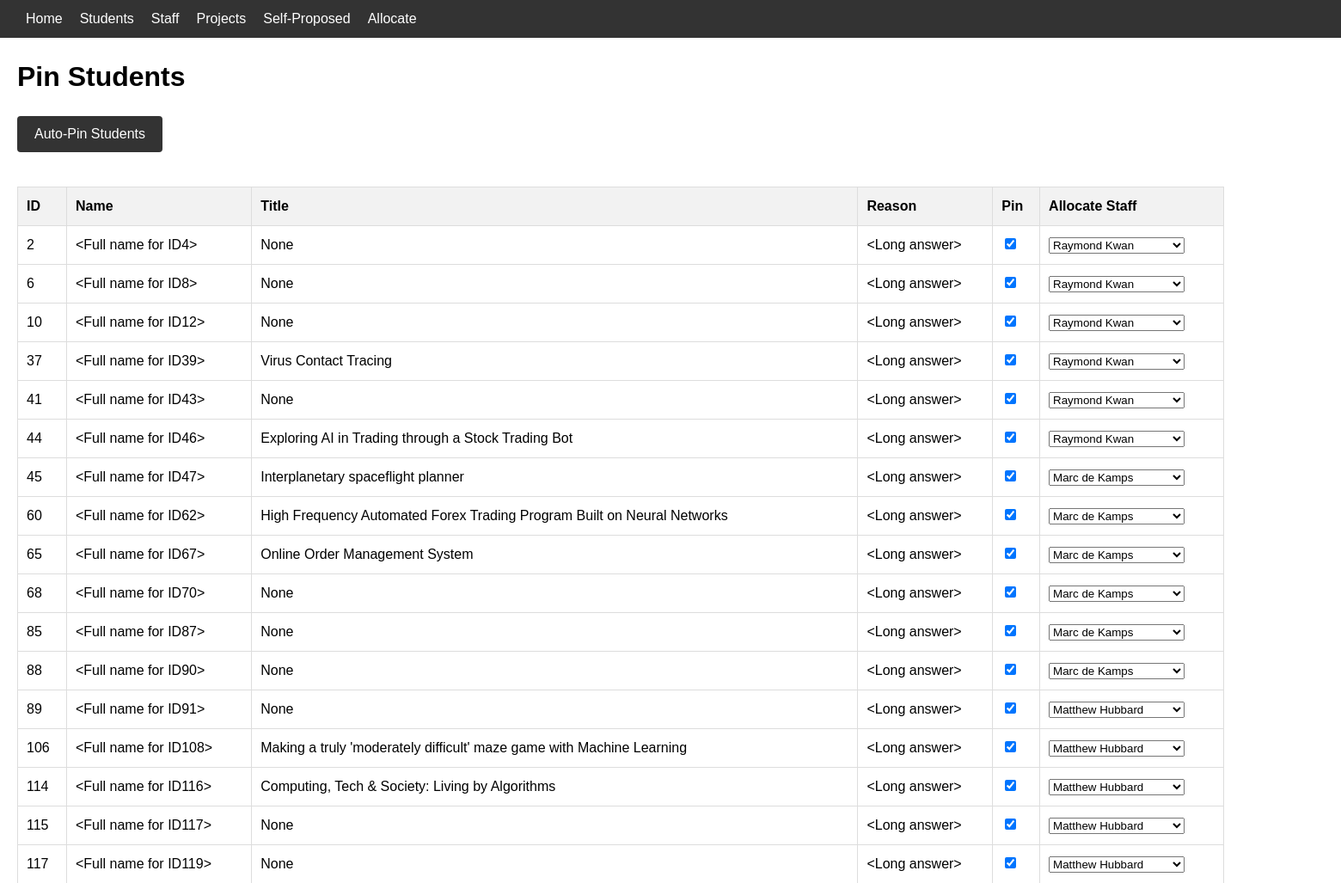
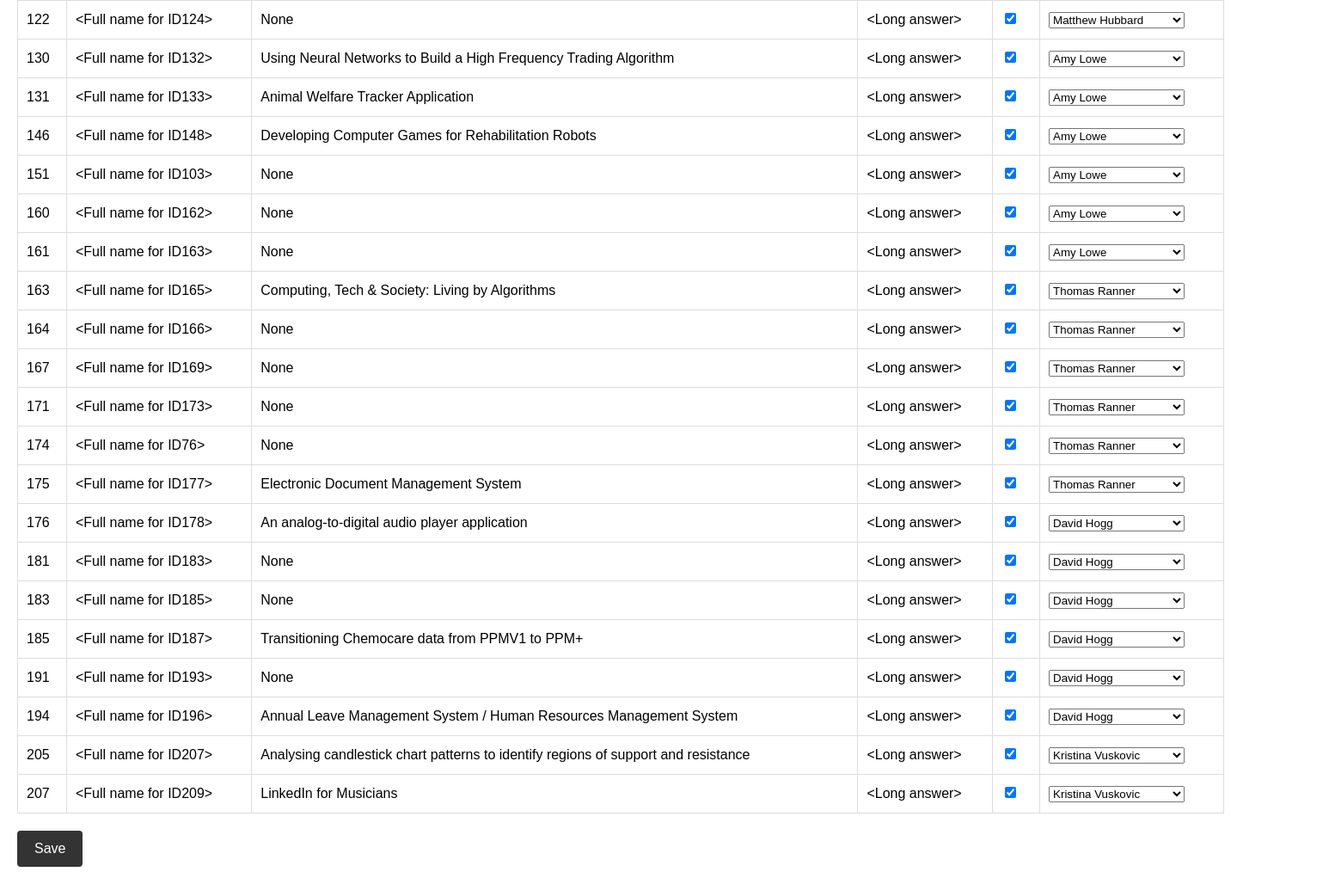
Page /students/pin on the earlier database version (2 pictures, top to bottom).
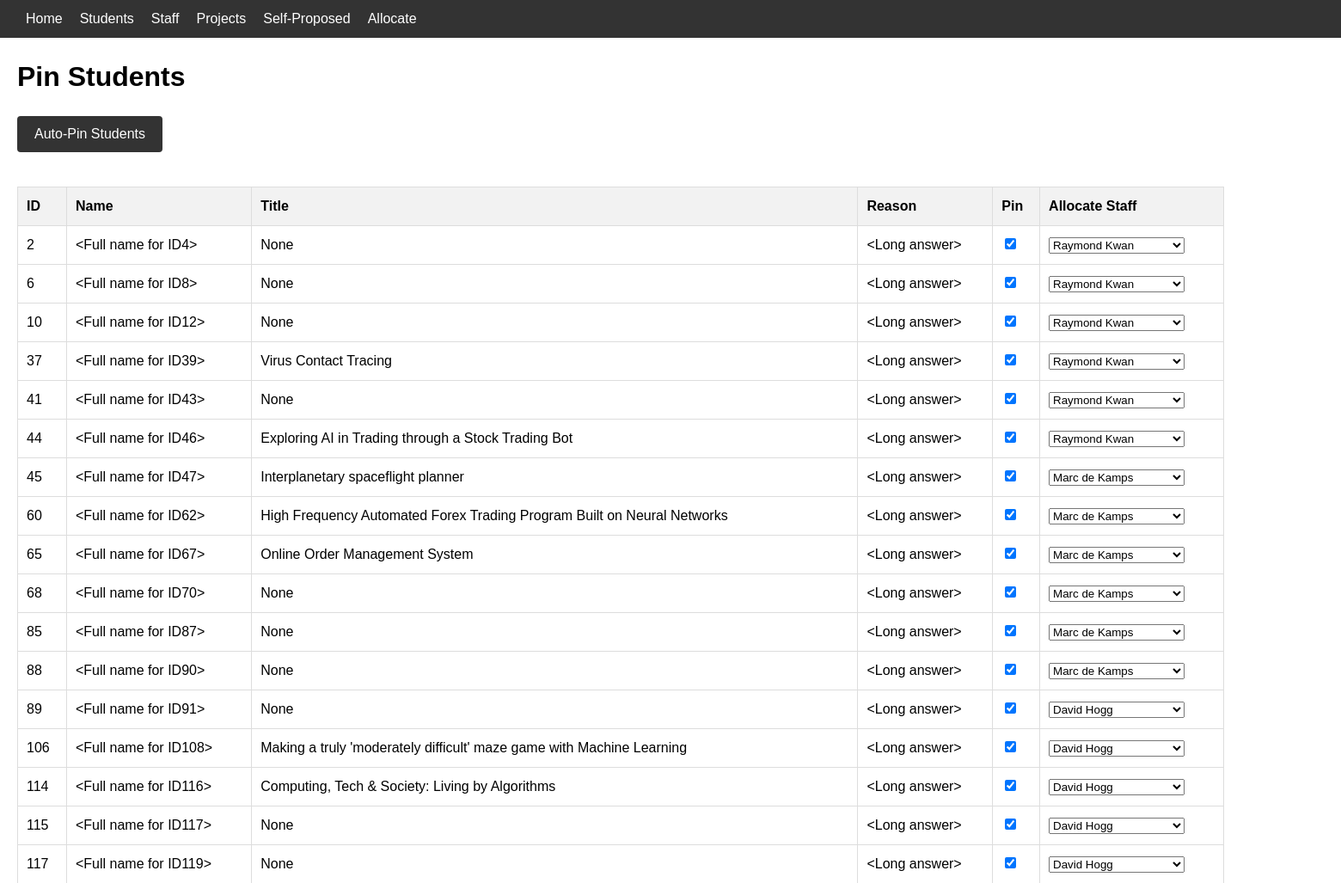
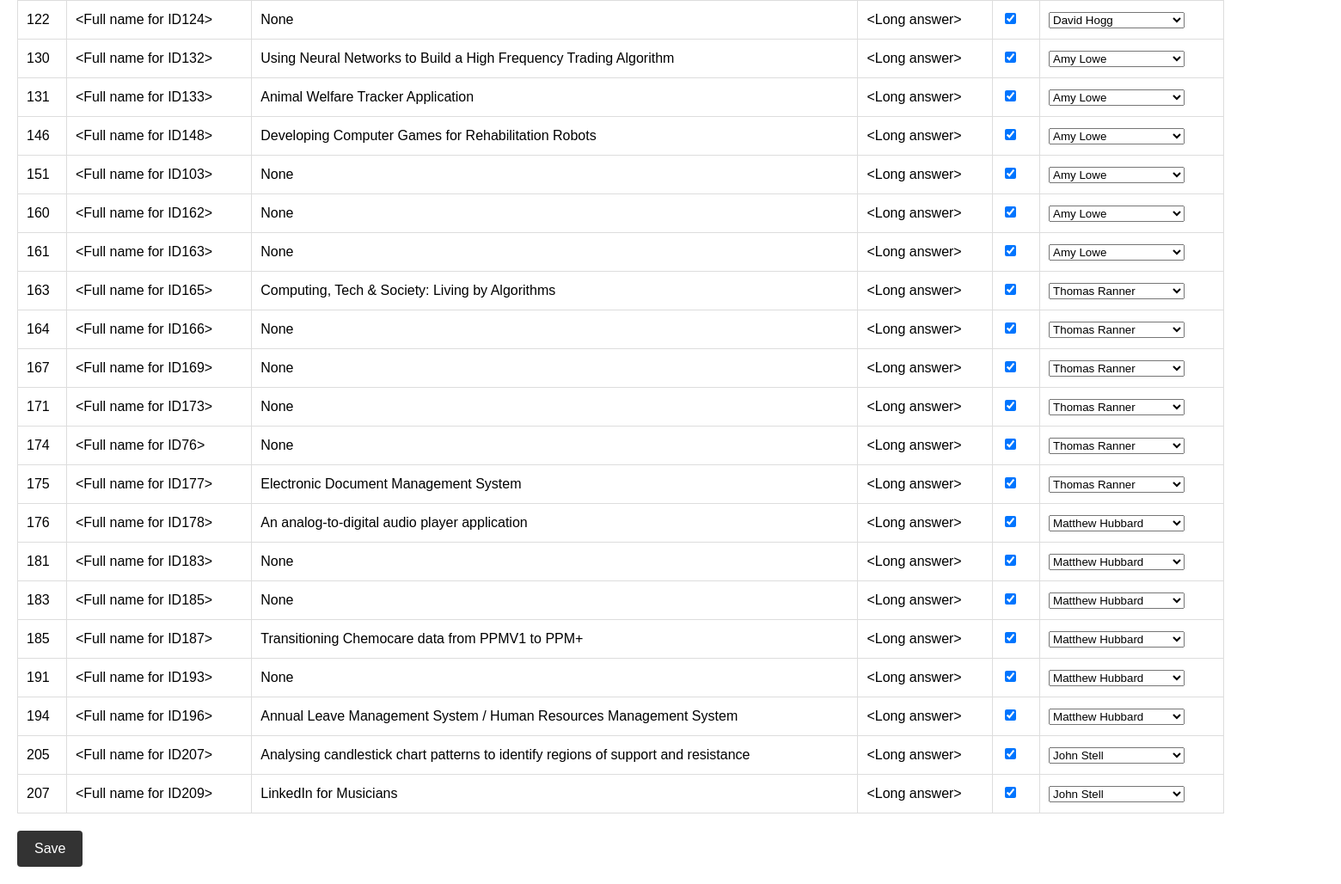
Same page on the later database version (2 pictures, top to bottom).
### app/models.py (models this page shows, shortened)
class Student(db.Model):
    id = db.Column(db.Integer, primary_key=True)
    name = db.Column(db.String(64), index=True)
    username = db.Column(db.String(64), index=True)
    degree = db.Column(db.String(64))
    code1 = db.Column(db.String(10))
    title1 = db.Column(db.String(64))
    reason1 = db.Column(db.String(256))
    code2 = db.Column(db.String(10))
    title2 = db.Column(db.String(64))
    reason2 = db.Column(db.String(256))
    code3 = db.Column(db.String(10))
    title3 = db.Column(db.String(64))
    reason3 = db.Column(db.String(256))
    code4 = db.Column(db.String(10))
    title4 = db.Column(db.String(64))
    reason4 = db.Column(db.String(256))
    allocated_preference = db.Column(db.Integer, default=None)
    allocated_code = db.Column(db.String(10), db.ForeignKey('project.code'))
    allocated_staff = db.Column(db.String(64), db.ForeignKey('staff.name'))
    pinned = db.Column(db.Boolean, default=False)

class Staff(db.Model):
    id = db.Column(db.Integer, primary_key=True)
    name = db.Column(db.String(64), index=True, unique=True)
    max_load = db.Column(db.Integer)
    current_load = db.Column(db.Integer)
    students = db.relationship('Student', backref='staff', lazy='dynamic')
    projects = db.relationship('Project', backref='staff', lazy='dynamic')

### app/routes.py (the view)
@app.route('/students/pin')
def pin_students():
    students_with_own = []
    students = Student.query.filter((Student.code1 == 'OWN') | (Student.code2 == 'OWN') | (Student.code3 == 'OWN') | (Student.code4 == 'OWN')).all()
    for student in students:
        for i in range(1, 5):
            code = getattr(student, f"code{i}")
            if code == 'OWN':
                title = getattr(student, f"title{i}")
                reason = getattr(student, f"reason{i}")
                students_with_own.append((student, title, reason))
                break
    staff_members = Staff.query.all()
    calculate_staff_popularity(staff_members)
    staff_dicts = [{'name': staff.name, 'max_load': staff.max_load, 'current_load': staff.current_load} for staff in staff_members]
    return render_template('pinSelfProposed.html', students=students_with_own, staff_members=staff_members, staff_dicts=staff_dicts, request=request)

### app/routes.py (called while the page is built)
def calculate_staff_popularity(staff_members):
    for staff in staff_members:
        staff.popularity = sum([project.popularity for project in staff.projects.all()])
    staff_members.sort(key=lambda x: x.popularity)

### app/templates/pinSelfProposed.html (shortened to what this page needs)
{% extends 'base.html' %}
{% block content %}
    <h1>Pin Students</h1>
    <button onclick="autoPinStudents()">Auto-Pin Students</button>
    <table id="pin-students-table">
      <tr>
        <th>ID</th>
        <th>Name</th>
        <th>Title</th>
        <th>Reason</th>
        <th>Pin</th>
        <th>Allocate Staff</th>
      </tr>
      {% for student, title, reason in students %}
      <tr>
        <td>{{ student.id }}</td>
        <td>{{ student.name }}</td>
        <td>{{ title }}</td>
        <td>{{ reason }}</td>
        <td><input type="checkbox" {% if student.pinned %}checked{% endif %}></td>
        <td>
          <select>
            {% for staff in staff_members %}
            <option value="{{ staff.name }}" {% if student.allocated_staff == staff.name %}selected{% endif %}>{{ staff.name }}</option>
            {% endfor %}
          </select>
        </td>
      </tr>
      {% endfor %}
    </table>
    <button onclick="save()">Save</button>
{% endblock %}

### app/templates/base.html (shortened to what this page needs)
<!DOCTYPE html>
<html>
  <head>
  </head>
  <link rel="stylesheet" href="{{ url_for('static', filename='styles.css') }}">
  <body>
    <nav>
      <ul>
        {% if request.path == "/allocationOutput" %}
          <li><a href="/home">Back to Home</a></li>
          <li><a href="/allocationOutput">Allocation Output</a></li>
          <li><a href="/statistics">Statistics</a></li>
        {% elif request.path == "/statistics" %}
          <li><a href="/home">Back to Home</a></li>
          <li><a href="/allocationOutput">Allocation Output</a></li>
          <li><a href="/statistics">Statistics</a></li>
        {% else %}
          <li><a href="/home">Home</a></li>
          <li><a href="/students">Students</a></li>
          <li><a href="/staff">Staff</a></li>
          <li><a href="/projects">Projects</a></li>
          <li><a href="/students/pin">Self-Proposed</a></li>
          <li><a href="/allocationInput">Allocate</a></li>
        {% endif %}
      </ul>
    </nav>
    {% block content %}{% endblock %}
  </body>
</html>

### app/static/styles.css (style rules this page uses)
body { font-family: Arial, sans-serif; font-size: 16px; line-height: 1.5; margin: 0; }
nav { background-color: #333; color: #fff; display: flex; justify-content: space-between; padding: 10px; width: 200%; }
nav a { color: #fff; text-decoration: none; }
nav ul { display: flex; list-style: none; margin: 0; padding: 0; }
nav li { margin-left: 20px; }
h1, h2, h3, h4, h5, h6 { font-weight: bold; margin-left: 20px; }
table { border-collapse: collapse; margin: 20px 0; width: 90%; margin-left: 20px; margin-right: 20px; }
th, td { border: 1px solid #ddd; padding: 10px; }
th { background-color: #f2f2f2; font-weight: bold; text-align: left; }
button { background-color: #333333; border: none; color: #fff; padding: 12px 20px; text-align: center; text-decoration: none; display: inline-block; font-size: 16px; border-radius: 4px; cursor: pointer; margin-left: 20px; margin-bottom: 20px; }

Differences in the rows shown:
changed Student "<Full name for ID91>": allocated_staff.name "Matthew Hubbard" → "David Hogg"
changed Student "<Full name for ID108>": allocated_staff.name "Matthew Hubbard" → "David Hogg"
changed Student "<Full name for ID116>": allocated_staff.name "Matthew Hubbard" → "David Hogg"
changed Student "<Full name for ID117>": allocated_staff.name "Matthew Hubbard" → "David Hogg"
changed Student "<Full name for ID119>": allocated_staff.name "Matthew Hubbard" → "David Hogg"
changed Student "<Full name for ID124>": allocated_staff.name "Matthew Hubbard" → "David Hogg"
changed Student "<Full name for ID178>": allocated_staff.name "David Hogg" → "Matthew Hubbard"
changed Student "<Full name for ID183>": allocated_staff.name "David Hogg" → "Matthew Hubbard"
changed Student "<Full name for ID185>": allocated_staff.name "David Hogg" → "Matthew Hubbard"
changed Student "<Full name for ID187>": allocated_staff.name "David Hogg" → "Matthew Hubbard"
changed Student "<Full name for ID193>": allocated_staff.name "David Hogg" → "Matthew Hubbard"
changed Student "<Full name for ID196>": allocated_staff.name "David Hogg" → "Matthew Hubbard"
changed Student "<Full name for ID207>": allocated_staff.name "Kristina Vuskovic" → "John Stell"
changed Student "<Full name for ID209>": allocated_staff.name "Kristina Vuskovic" → "John Stell"
